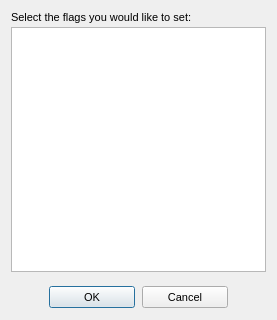
<?xml version="1.0"?>
<ui version="4.0">
  <class>DallasFlagDialog</class>
  <widget class="QDialog" name="IDD_DALLAS_FLAG_DIALOG">
    <property name="geometry">
      <rect>
        <x>0</x>
        <y>0</y>
        <width>277</width>
        <height>320</height>
      </rect>
    </property>
    <property name="windowTitle">
      <string>Flag Selection Prompt</string>
    </property>
    <property name="font">
      <font>
        <family>Liberation Sans</family>
        <pointsize>8</pointsize>
        <bold>false</bold>
        <italic>false</italic>
      </font>
    </property>
    <property name="enabled">
      <bool>true</bool>
    </property>
    <property name="windowFlags">
      <set>Qt::Dialog|Qt::WindowCloseButtonHint</set>
    </property>
    <property name="minimumSize">
      <size>
        <width>277</width>
        <height>320</height>
      </size>
    </property>
    <property name="maximumSize">
      <size>
        <width>277</width>
        <height>320</height>
      </size>
    </property>
    <widget class="QLabel" name="IDC_FLAG_PROMPT_STATIC">
      <property name="geometry">
        <rect>
          <x>11</x>
          <y>11</y>
          <width>255</width>
          <height>13</height>
        </rect>
      </property>
      <property name="text">
        <string>Select the flags you would like to set:</string>
      </property>
      <property name="visible">
        <bool>true</bool>
      </property>
      <property name="enabled">
        <bool>true</bool>
      </property>
      <property name="alignment">
        <set>Qt::AlignLeft</set>
      </property>
    </widget>
    <widget class="QListWidget" name="IDC_FLAG_LIST">
      <property name="geometry">
        <rect>
          <x>11</x>
          <y>27</y>
          <width>255</width>
          <height>245</height>
        </rect>
      </property>
      <property name="visible">
        <bool>true</bool>
      </property>
      <property name="enabled">
        <bool>true</bool>
      </property>
      <property name="selectionMode">
        <enum>QAbstractItemView::SingleSelection</enum>
      </property>
    </widget>
    <widget class="QPushButton" name="IDOK">
      <property name="geometry">
        <rect>
          <x>49</x>
          <y>286</y>
          <width>86</width>
          <height>22</height>
        </rect>
      </property>
      <property name="text">
        <string>OK</string>
      </property>
      <property name="visible">
        <bool>true</bool>
      </property>
      <property name="enabled">
        <bool>true</bool>
      </property>
      <property name="default">
        <bool>true</bool>
      </property>
      <property name="autoDefault">
        <bool>true</bool>
      </property>
    </widget>
    <widget class="QPushButton" name="IDCANCEL">
      <property name="geometry">
        <rect>
          <x>142</x>
          <y>286</y>
          <width>86</width>
          <height>22</height>
        </rect>
      </property>
      <property name="text">
        <string>Cancel</string>
      </property>
      <property name="visible">
        <bool>true</bool>
      </property>
      <property name="enabled">
        <bool>true</bool>
      </property>
      <property name="default">
        <bool>false</bool>
      </property>
      <property name="autoDefault">
        <bool>false</bool>
      </property>
    </widget>
    <action name="IDD_ORPHANHUNTER">
      <property name="text">
        <string>Orphan Hunter</string>
      </property>
    </action>
    <action name="IDD_REORDER_PAGES">
      <property name="text">
        <string>Reorder Net Pages</string>
      </property>
    </action>
    <action name="IDD_SHOW_ALL_CHECKED_OUT">
      <property name="text">
        <string>Show All Pages Checked Out</string>
      </property>
    </action>
    <action name="IDM_IMPORT_BITMAP">
      <property name="text">
        <string>Bitmap/Animation Converter...</string>
      </property>
    </action>
    <action name="ID_APP_ABOUT">
      <property name="text">
        <string>&amp;About editor...</string>
      </property>
    </action>
    <action name="ID_APP_EXIT">
      <property name="text">
        <string>E&amp;xit</string>
      </property>
      <property name="shortcut">
        <string>Alt+X</string>
      </property>
    </action>
    <action name="ID_BRIEFING_EDITOR">
      <property name="text">
        <string>Briefing Editor...</string>
      </property>
    </action>
    <action name="ID_BUTTON_LIGHTING">
      <property name="text">
        <string>ID_BUTTON_LIGHTING</string>
      </property>
    </action>
    <action name="ID_BUTTON_OUTLINE">
      <property name="text">
        <string>ID_BUTTON_OUTLINE</string>
      </property>
    </action>
    <action name="ID_BUTTON_WINDOWSELECTION">
      <property name="text">
        <string>ID_BUTTON_WINDOWSELECTION</string>
      </property>
    </action>
    <action name="ID_D3HELP">
      <property name="text">
        <string>Help on D3 Editor</string>
      </property>
    </action>
    <action name="ID_EDITORS_AIPROPERTIES">
      <property name="text">
        <string>AI Properties...</string>
      </property>
    </action>
    <action name="ID_EDITORS_AMBIENTSOUNDS">
      <property name="text">
        <string>Ambient Sounds...</string>
      </property>
    </action>
    <action name="ID_EDITORS_DALLAS">
      <property name="text">
        <string>Dallas Graphical Script Editor...</string>
      </property>
    </action>
    <action name="ID_EDITORS_FILES">
      <property name="text">
        <string>Files...</string>
      </property>
    </action>
    <action name="ID_EDITORS_MEGACELLS">
      <property name="text">
        <string>Megacells...</string>
      </property>
    </action>
    <action name="ID_EDIT_ADDSELECT">
      <property name="text">
        <string>Add Current Room to Selected List</string>
      </property>
    </action>
    <action name="ID_EDIT_ATTACH">
      <property name="text">
        <string>&amp;Attach</string>
      </property>
    </action>
    <action name="ID_EDIT_CLEARSELECTED">
      <property name="text">
        <string>Clear Selected List</string>
      </property>
    </action>
    <action name="ID_EDIT_COPY">
      <property name="text">
        <string>&amp;Copy</string>
      </property>
      <property name="shortcut">
        <string>Ctrl+Ins</string>
      </property>
    </action>
    <action name="ID_EDIT_CUT">
      <property name="text">
        <string>Cu&amp;t</string>
      </property>
      <property name="shortcut">
        <string>Shift+Del</string>
      </property>
    </action>
    <action name="ID_EDIT_DELETE">
      <property name="text">
        <string>&amp;Delete</string>
      </property>
    </action>
    <action name="ID_EDIT_LOADSCRAP">
      <property name="text">
        <string>Load Scrap from Disk</string>
      </property>
    </action>
    <action name="ID_EDIT_PASTE">
      <property name="text">
        <string>&amp;Paste</string>
      </property>
      <property name="shortcut">
        <string>Shift+Ins</string>
      </property>
    </action>
    <action name="ID_EDIT_PLACE">
      <property name="text">
        <string>&amp;Place in Mine</string>
      </property>
    </action>
    <action name="ID_EDIT_PLACE_TERRAIN">
      <property name="text">
        <string>&amp;Place on Terrain</string>
      </property>
    </action>
    <action name="ID_EDIT_REMOVESELECT">
      <property name="text">
        <string>Remove Current Room from Selected List</string>
      </property>
    </action>
    <action name="ID_EDIT_SAVESCRAP">
      <property name="text">
        <string>Save Scrap to Disk</string>
      </property>
    </action>
    <action name="ID_EDIT_SELECTATTACHED">
      <property name="text">
        <string>Select All Rooms Attached to Current Room</string>
      </property>
    </action>
    <action name="ID_EDIT_UNDO">
      <property name="text">
        <string>&amp;Undo</string>
      </property>
      <property name="shortcut">
        <string>Alt+Backspace</string>
      </property>
    </action>
    <action name="ID_FILE_AUTOSAVE">
      <property name="text">
        <string>Autosave</string>
      </property>
      <property name="checkable">
        <bool>true</bool>
      </property>
    </action>
    <action name="ID_FILE_CHECKMINE">
      <property name="text">
        <string>&amp;Check Mine</string>
      </property>
    </action>
    <action name="ID_FILE_FIXCRACKS">
      <property name="text">
        <string>Fix Level Cracks</string>
      </property>
    </action>
    <action name="ID_FILE_FIXDEGENERATEFACES">
      <property name="text">
        <string>Fix/Remove Degenerate Faces</string>
      </property>
    </action>
    <action name="ID_FILE_IMPORT_ROOM">
      <property name="text">
        <string>Import 3DSMax Room</string>
      </property>
    </action>
    <action name="ID_FILE_INFORMATION">
      <property name="text">
        <string>&amp;Information</string>
      </property>
      <property name="shortcut">
        <string>Alt+I</string>
      </property>
    </action>
    <action name="ID_FILE_LEAVE_EDITOR">
      <property name="text">
        <string>Go to main menu...</string>
      </property>
    </action>
    <action name="ID_FILE_LEVELPROPS">
      <property name="text">
        <string>Set Selected Room(s) Properties</string>
      </property>
    </action>
    <action name="ID_FILE_LEVEL_INFO">
      <property name="text">
        <string>Edit Level Info...</string>
      </property>
    </action>
    <action name="ID_FILE_MRU_FILE1">
      <property name="text">
        <string>Recent File</string>
      </property>
      <property name="enabled">
        <bool>false</bool>
      </property>
    </action>
    <action name="ID_FILE_NEW">
      <property name="text">
        <string>&amp;New</string>
      </property>
      <property name="shortcut">
        <string>Ctrl+N</string>
      </property>
    </action>
    <action name="ID_FILE_OPEN">
      <property name="text">
        <string>&amp;Open...</string>
      </property>
      <property name="shortcut">
        <string>Ctrl+O</string>
      </property>
    </action>
    <action name="ID_FILE_PLAY640X480">
      <property name="text">
        <string>&amp;Play in 640 x 480</string>
      </property>
      <property name="shortcut">
        <string>Alt+P</string>
      </property>
    </action>
    <action name="ID_FILE_PREFERENCES">
      <property name="text">
        <string>Preferences</string>
      </property>
    </action>
    <action name="ID_FILE_PRINT">
      <property name="text">
        <string>&amp;Print...</string>
      </property>
      <property name="shortcut">
        <string>Ctrl+P</string>
      </property>
    </action>
    <action name="ID_FILE_PRINT_PREVIEW">
      <property name="text">
        <string>Print Pre&amp;view</string>
      </property>
    </action>
    <action name="ID_FILE_PRINT_SETUP">
      <property name="text">
        <string>P&amp;rint Setup...</string>
      </property>
    </action>
    <action name="ID_FILE_REMOVEDUPLICATEFACESFROMCURRENTROOM">
      <property name="text">
        <string>Remove Duplicate Faces from Current Room</string>
      </property>
    </action>
    <action name="ID_FILE_REMOVEEXTRAPOINTS">
      <property name="text">
        <string>Remove Extra Points</string>
      </property>
    </action>
    <action name="ID_FILE_RESTOREGAMESTATE">
      <property name="text">
        <string>Restore Gamestate</string>
      </property>
    </action>
    <action name="ID_FILE_SAVE">
      <property name="text">
        <string>&amp;Save</string>
      </property>
      <property name="shortcut">
        <string>Ctrl+S</string>
      </property>
    </action>
    <action name="ID_FILE_SAVEGOALTEXT">
      <property name="text">
        <string>Save Goal Text to File</string>
      </property>
    </action>
    <action name="ID_FILE_SAVE_AS">
      <property name="text">
        <string>Save &amp;As...</string>
      </property>
    </action>
    <action name="ID_FILE_SAVE_COPY_AS">
      <property name="text">
        <string>Save Copy &amp;As...</string>
      </property>
    </action>
    <action name="ID_FILE_STATS">
      <property name="text">
        <string>Show Level Stats</string>
      </property>
    </action>
    <action name="ID_FILE_UPDATE">
      <property name="text">
        <string>&amp;Update</string>
      </property>
      <property name="shortcut">
        <string>Ctrl+S</string>
      </property>
    </action>
    <action name="ID_FILE_VERIFY_LEVEL">
      <property name="text">
        <string>Verify Level</string>
      </property>
    </action>
    <action name="ID_HOTSPOT_TGA">
      <property name="text">
        <string>HotSpot TGA Extractor...</string>
      </property>
    </action>
    <action name="ID_MINE_VIEW">
      <property name="text">
        <string>Mine View</string>
      </property>
      <property name="shortcut">
        <string>F2</string>
      </property>
    </action>
    <action name="ID_OBJBUTTON">
      <property name="text">
        <string>ID_OBJBUTTON</string>
      </property>
    </action>
    <action name="ID_OBJECT_DELETEOBJECT">
      <property name="text">
        <string>Delete Object</string>
      </property>
      <property name="shortcut">
        <string>Del</string>
      </property>
    </action>
    <action name="ID_OBJECT_MOVEPLAYER">
      <property name="text">
        <string>Move Player 0 to Viewer</string>
      </property>
    </action>
    <action name="ID_OBJECT_PLACECAMERAATCURRENTFACE">
      <property name="text">
        <string>Create New Camera at Current Face</string>
      </property>
    </action>
    <action name="ID_OBJECT_PLACECAMERAATVIEWER">
      <property name="text">
        <string>Create New Camera at Viewer</string>
      </property>
    </action>
    <action name="ID_OBJECT_PLACEOBJECT">
      <property name="text">
        <string>Place Object</string>
      </property>
      <property name="shortcut">
        <string>Ins</string>
      </property>
    </action>
    <action name="ID_OBJECT_PLACESOUNDSOURCEATVIEWER">
      <property name="text">
        <string>Create SoundSource at Viewer</string>
      </property>
    </action>
    <action name="ID_OBJECT_PLACEWAYPOINTATVIEWER">
      <property name="text">
        <string>Place Waypoint at Viewer</string>
      </property>
    </action>
    <action name="ID_OBJECT_SELECTBYNUMBER">
      <property name="text">
        <string>Select Object By Number</string>
      </property>
    </action>
    <action name="ID_OBJECT_SETCAMERAFROMVIEWER">
      <property name="text">
        <string>Move Camera to Viewer</string>
      </property>
    </action>
    <action name="ID_OBJECT_SETVIEWERFROMCAMERA">
      <property name="text">
        <string>Move Viewer to Camera</string>
      </property>
    </action>
    <action name="ID_OSIRISCOMPILE">
      <property name="text">
        <string>ID_OSIRISCOMPILE</string>
      </property>
    </action>
    <action name="ID_REINIT_OPENGL">
      <property name="text">
        <string>ID_REINIT_OPENGL</string>
      </property>
    </action>
    <action name="ID_ROOM_ADD">
      <property name="text">
        <string>&amp;Add Room at Current Face</string>
      </property>
      <property name="shortcut">
        <string>Shift+A</string>
      </property>
    </action>
    <action name="ID_ROOM_ADDVERTTONEWFACE">
      <property name="text">
        <string>Add Vert to New Face</string>
      </property>
      <property name="shortcut">
        <string>Shift+V</string>
      </property>
    </action>
    <action name="ID_ROOM_ATTACHROOM">
      <property name="text">
        <string>Attach Room</string>
      </property>
    </action>
    <action name="ID_ROOM_BUILDBRIDGE">
      <property name="text">
        <string>&amp;Build Bridge</string>
      </property>
    </action>
    <action name="ID_ROOM_BUILDSMOOTHBRIDGE">
      <property name="text">
        <string>Build Smooth Bridge</string>
      </property>
      <property name="shortcut">
        <string>Ctrl+B</string>
      </property>
    </action>
    <action name="ID_ROOM_CLEARCENTERPOINT">
      <property name="text">
        <string>Clear Center Point</string>
      </property>
    </action>
    <action name="ID_ROOM_COMBINE">
      <property name="text">
        <string>Combine Rooms</string>
      </property>
    </action>
    <action name="ID_ROOM_DELETE">
      <property name="text">
        <string>Delete Current Room</string>
      </property>
    </action>
    <action name="ID_ROOM_DELETECONNECTEDFACES">
      <property name="text">
        <string>Delete Connected Faces</string>
      </property>
    </action>
    <action name="ID_ROOM_DELETEFACE">
      <property name="text">
        <string>Delete Current Face</string>
      </property>
    </action>
    <action name="ID_ROOM_DELETEPORTAL">
      <property name="text">
        <string>Delete Current Portal</string>
      </property>
    </action>
    <action name="ID_ROOM_DELETEVERT">
      <property name="text">
        <string>Delete Current Vert From Face</string>
      </property>
    </action>
    <action name="ID_ROOM_DROPROOM">
      <property name="text">
        <string>Drop Room</string>
      </property>
    </action>
    <action name="ID_ROOM_FACE_ADDVERTTOEDGE">
      <property name="text">
        <string>Add Vert To Edge</string>
      </property>
    </action>
    <action name="ID_ROOM_FACE_DELETEVERTONEDGE">
      <property name="text">
        <string>Delete Vert on Edge</string>
      </property>
    </action>
    <action name="ID_ROOM_FACE_MOVEVERTONEDGE">
      <property name="text">
        <string>Move Vert on Edge</string>
      </property>
    </action>
    <action name="ID_ROOM_FACE_SPLITFACE">
      <property name="text">
        <string>Split Face</string>
      </property>
    </action>
    <action name="ID_ROOM_FINISHNEWFACE">
      <property name="text">
        <string>Add Last Point to New Face (Finish Face)</string>
      </property>
    </action>
    <action name="ID_ROOM_GRABTEXTURE">
      <property name="text">
        <string>Grab Texture</string>
      </property>
      <property name="shortcut">
        <string>G</string>
      </property>
    </action>
    <action name="ID_ROOM_JOINROOMS">
      <property name="text">
        <string>Join Rooms</string>
      </property>
    </action>
    <action name="ID_ROOM_JOINROOMSEXACT">
      <property name="text">
        <string>Join Rooms Exact</string>
      </property>
    </action>
    <action name="ID_ROOM_JOIN_ADJACENT_FACES">
      <property name="text">
        <string>Join Adjacent Faces</string>
      </property>
    </action>
    <action name="ID_ROOM_LINKTONEWEXTERNAL">
      <property name="text">
        <string>Link Room to New External Room</string>
      </property>
    </action>
    <action name="ID_ROOM_MARK">
      <property name="text">
        <string>&amp;Mark Room/Face</string>
      </property>
      <property name="shortcut">
        <string>Ctrl+M</string>
      </property>
    </action>
    <action name="ID_ROOM_MERGEOBJECTINTOROOM">
      <property name="text">
        <string>Merge Object into Room</string>
      </property>
    </action>
    <action name="ID_ROOM_NEXTFACE">
      <property name="text">
        <string>Next Face</string>
      </property>
      <property name="shortcut">
        <string>F</string>
      </property>
    </action>
    <action name="ID_ROOM_PLACEROOM">
      <property name="text">
        <string>Place Room at Current Room</string>
      </property>
    </action>
    <action name="ID_ROOM_PLACETERRAINROOM">
      <property name="text">
        <string>Place Room at Current Terrain Cell</string>
      </property>
    </action>
    <action name="ID_ROOM_PREVIOUSFACE">
      <property name="text">
        <string>Previous Face</string>
      </property>
      <property name="shortcut">
        <string>Shift+F</string>
      </property>
    </action>
    <action name="ID_ROOM_PROPAGATETOADJACENTCOPLANARFACES">
      <property name="text">
        <string>Propagate to Adjacent Coplanar Faces</string>
      </property>
      <property name="shortcut">
        <string>Ctrl+F</string>
      </property>
    </action>
    <action name="ID_ROOM_PROPAGATETOALL">
      <property name="text">
        <string>Propagate to All Faces in Room</string>
      </property>
      <property name="shortcut">
        <string>Shift+R</string>
      </property>
    </action>
    <action name="ID_ROOM_RENAMEROOM">
      <property name="text">
        <string>Rename Room</string>
      </property>
      <property name="shortcut">
        <string>Ctrl+R</string>
      </property>
    </action>
    <action name="ID_ROOM_ROTATEPLACEDROOM45DEGREES">
      <property name="text">
        <string>Rotate Placed Room 45 Degrees</string>
      </property>
    </action>
    <action name="ID_ROOM_SAVECURRENTROOM">
      <property name="text">
        <string>Save Current Room</string>
      </property>
    </action>
    <action name="ID_ROOM_SELECTBYNUMBER">
      <property name="text">
        <string>Select Room by Number</string>
      </property>
    </action>
    <action name="ID_ROOM_SELECTFACEBYNUMBER">
      <property name="text">
        <string>Select Face by Number</string>
      </property>
    </action>
    <action name="ID_ROOM_SETCENTERFROMVIEWER">
      <property name="text">
        <string>Set Room Center from Viewer</string>
      </property>
    </action>
    <action name="ID_ROOM_SNAPPLACEDROOM">
      <property name="text">
        <string>Snap Placed Room</string>
      </property>
    </action>
    <action name="ID_ROOM_SNAPPOINTTOEDGE">
      <property name="text">
        <string>Snap Point to Edge</string>
      </property>
    </action>
    <action name="ID_ROOM_SNAPPOINTTOFACE">
      <property name="text">
        <string>Snap Point to Face</string>
      </property>
    </action>
    <action name="ID_ROOM_SNAPPOINTTOPOINT">
      <property name="text">
        <string>Snap Point to Point</string>
      </property>
    </action>
    <action name="ID_ROOM_SPLITFACE">
      <property name="text">
        <string>Triangulate face</string>
      </property>
    </action>
    <action name="ID_ROOM_STARTNEWFACE">
      <property name="text">
        <string>Add First Point to New Face (Start Face)</string>
      </property>
    </action>
    <action name="ID_ROOM_SWAPMAKEDANDCURRENTROOMFACE">
      <property name="text">
        <string>Swap Marked and Current Room/Face</string>
      </property>
    </action>
    <action name="ID_ROOM_UNDOSNAP">
      <property name="text">
        <string>Undo Snap</string>
      </property>
    </action>
    <action name="ID_ROOM_UNPLACEROOM">
      <property name="text">
        <string>Un-place Room/Group/Door</string>
      </property>
    </action>
    <action name="ID_ROOM_VIEW">
      <property name="text">
        <string>Room View</string>
      </property>
      <property name="shortcut">
        <string>F4</string>
      </property>
    </action>
    <action name="ID_SCRIPT_LEVEL_INTERFACE">
      <property name="text">
        <string>Levels and Scripts...</string>
      </property>
    </action>
    <action name="ID_SUBEDITORS_FONT">
      <property name="text">
        <string>Font Editor...</string>
      </property>
    </action>
    <action name="ID_SUBEDITORS_HOGMAKER">
      <property name="text">
        <string>Hog Maker...</string>
      </property>
    </action>
    <action name="ID_SUBEDITORS_TABLEFILEEDIT">
      <property name="text">
        <string>Table File Text Editor...</string>
      </property>
    </action>
    <action name="ID_SUBEDITORS_TABLEFILEFILTER">
      <property name="text">
        <string>Table File Filter...</string>
      </property>
    </action>
    <action name="ID_TABLEEDIT_FILE_EXIT">
      <property name="text">
        <string>&amp;Exit</string>
      </property>
    </action>
    <action name="ID_TABLEEDIT_FILE_LOAD">
      <property name="text">
        <string>&amp;Load...</string>
      </property>
    </action>
    <action name="ID_TABLEEDIT_FILE_SAVE">
      <property name="text">
        <string>&amp;Save</string>
      </property>
    </action>
    <action name="ID_TABLEEDIT_FILE_SAVE_AS">
      <property name="text">
        <string>S&amp;ave as...</string>
      </property>
    </action>
    <action name="ID_TABLEFILTER_FILE_EXIT">
      <property name="text">
        <string>Exit</string>
      </property>
    </action>
    <action name="ID_TABLEFILTER_FILE_LOAD">
      <property name="text">
        <string>Load...</string>
      </property>
    </action>
    <action name="ID_TABLEFILTER_FILE_NEW">
      <property name="text">
        <string>New</string>
      </property>
    </action>
    <action name="ID_TABLEFILTER_FILE_SAVE">
      <property name="text">
        <string>Save</string>
      </property>
    </action>
    <action name="ID_TABLEFILTER_FILE_SAVEAS">
      <property name="text">
        <string>Save as...</string>
      </property>
    </action>
    <action name="ID_TERRAIN_VIEW">
      <property name="text">
        <string>Terrain View</string>
      </property>
      <property name="shortcut">
        <string>F3</string>
      </property>
    </action>
    <action name="ID_TEST_TEST1">
      <property name="text">
        <string>Test function 1</string>
      </property>
    </action>
    <action name="ID_TEST_TEST2">
      <property name="text">
        <string>Test function 2</string>
      </property>
    </action>
    <action name="ID_TEST_TEST3">
      <property name="text">
        <string>Test function 3</string>
      </property>
    </action>
    <action name="ID_TOOLS_WORLD_OBJECTS_BUILDINGS">
      <property name="text">
        <string>Buildings...</string>
      </property>
    </action>
    <action name="ID_TOOLS_WORLD_OBJECTS_CLUTTER">
      <property name="text">
        <string>Clutter...</string>
      </property>
    </action>
    <action name="ID_TOOLS_WORLD_OBJECTS_DOOR">
      <property name="text">
        <string>Doors...</string>
      </property>
    </action>
    <action name="ID_TOOLS_WORLD_OBJECTS_LIGHTS">
      <property name="text">
        <string>Lights...</string>
      </property>
    </action>
    <action name="ID_TOOLS_WORLD_OBJECTS_PLAYER">
      <property name="text">
        <string>Player Ships...</string>
      </property>
    </action>
    <action name="ID_TOOLS_WORLD_OBJECTS_POWERUPS">
      <property name="text">
        <string>Powerups...</string>
      </property>
    </action>
    <action name="ID_TOOLS_WORLD_OBJECTS_ROBOTS">
      <property name="text">
        <string>Robots...</string>
      </property>
    </action>
    <action name="ID_TOOLS_WORLD_OBJECTS_SOUND">
      <property name="text">
        <string>Sounds...</string>
      </property>
    </action>
    <action name="ID_TOOLS_WORLD_TEXTURES">
      <property name="text">
        <string>Textures...</string>
      </property>
    </action>
    <action name="ID_TOOLS_WORLD_WEAPONS">
      <property name="text">
        <string>Weapons...</string>
      </property>
    </action>
    <action name="ID_VIEW_CENTERONCUBE">
      <property name="text">
        <string>Center on Current &amp;Room</string>
      </property>
      <property name="shortcut">
        <string>Home</string>
      </property>
    </action>
    <action name="ID_VIEW_CENTERONMINE">
      <property name="text">
        <string>Center on &amp;Mine Origin</string>
      </property>
    </action>
    <action name="ID_VIEW_CENTERONOBJECT">
      <property name="text">
        <string>Center on Current &amp;Object</string>
      </property>
    </action>
    <action name="ID_VIEW_DELETEVIEWER">
      <property name="text">
        <string>Delete Viewer</string>
      </property>
    </action>
    <action name="ID_VIEW_FLIP">
      <property name="text">
        <string>Flip Viewer</string>
      </property>
      <property name="shortcut">
        <string>/</string>
      </property>
    </action>
    <action name="ID_VIEW_KEYPAD_TOGGLE">
      <property name="text">
        <string>Keypad</string>
      </property>
      <property name="shortcut">
        <string>F10</string>
      </property>
    </action>
    <action name="ID_VIEW_MOVECAMERATOCURRENTOBJECT">
      <property name="text">
        <string>Move camera to Current Object</string>
      </property>
    </action>
    <action name="ID_VIEW_MOVECAMERATOSELECTEDFACE">
      <property name="text">
        <string>Move camera to &amp;Current Face</string>
      </property>
      <property name="shortcut">
        <string>Shift+C</string>
      </property>
    </action>
    <action name="ID_VIEW_MOVECAMERATOSELECTEDROOM">
      <property name="text">
        <string>Move camera to &amp;Current Room</string>
      </property>
      <property name="shortcut">
        <string>C</string>
      </property>
    </action>
    <action name="ID_VIEW_NEWVIEWER">
      <property name="text">
        <string>New Viewer</string>
      </property>
    </action>
    <action name="ID_VIEW_NEXTVIEWER">
      <property name="text">
        <string>Next Viewer</string>
      </property>
    </action>
    <action name="ID_VIEW_RESETVIEWRADIUS">
      <property name="text">
        <string>Reset View Radius</string>
      </property>
    </action>
    <action name="ID_VIEW_SHOWOBJECTSINWIREFRAMEVIEW">
      <property name="text">
        <string>Show objects in Wireframe view</string>
      </property>
    </action>
    <action name="ID_VIEW_SHOWVIEWERFORWARDVECTOR">
      <property name="text">
        <string>Show Viewer Forward Vector</string>
      </property>
    </action>
    <action name="ID_VIEW_STATUS_BAR">
      <property name="text">
        <string>&amp;Status Bar</string>
      </property>
    </action>
    <action name="ID_VIEW_TEXTUREMINE">
      <property name="text">
        <string>Te&amp;xtured view</string>
      </property>
    </action>
    <action name="ID_VIEW_TOOLBAR">
      <property name="text">
        <string>&amp;Toolbar</string>
      </property>
    </action>
    <action name="ID_VIEW_VIEWPROP">
      <property name="text">
        <string>Display Viewer Properties</string>
      </property>
    </action>
    <action name="ID_VIEW_WIREFRAMEMINE">
      <property name="text">
        <string>&amp;Wireframe view</string>
      </property>
    </action>
    <action name="ID_WINDOW_CASCADE">
      <property name="text">
        <string>&amp;Cascade</string>
      </property>
    </action>
    <action name="ID_WINDOW_TILE">
      <property name="text">
        <string>&amp;Tile</string>
      </property>
    </action>
    <action name="ID_ZBUTTON">
      <property name="text">
        <string>ID_ZBUTTON</string>
      </property>
    </action>
  </widget>
</ui>
